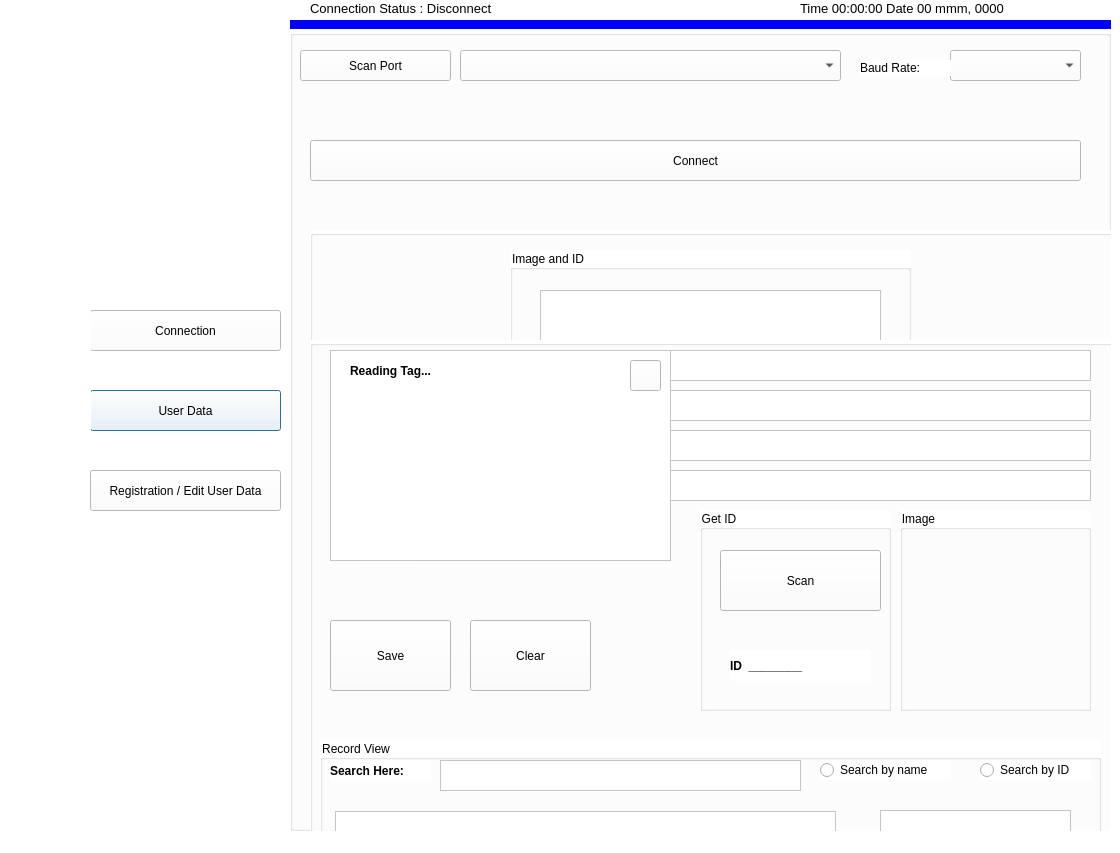
<?xml version="1.0" encoding="UTF-8"?>
<ui version="4.0">
 <class>QDialog</class>
 <widget class="QDialog" name="QDialog">
  <property name="geometry">
   <rect>
    <x>0</x>
    <y>0</y>
    <width>1120</width>
    <height>853</height>
   </rect>
  </property>
  <property name="windowTitle">
   <string>Dialog</string>
  </property>
  <property name="styleSheet">
   <string notr="true">
background-color: rgb(255, 255, 255);</string>
  </property>
  <widget class="QPushButton" name="btnUserData">
   <property name="geometry">
    <rect>
     <x>90</x>
     <y>390</y>
     <width>191</width>
     <height>41</height>
    </rect>
   </property>
   <property name="font">
    <font>
     <pointsize>9</pointsize>
    </font>
   </property>
   <property name="text">
    <string>User Data</string>
   </property>
  </widget>
  <widget class="QGroupBox" name="groupBoxConnection">
   <property name="geometry">
    <rect>
     <x>290</x>
     <y>30</y>
     <width>821</width>
     <height>801</height>
    </rect>
   </property>
   <property name="font">
    <font>
     <pointsize>9</pointsize>
    </font>
   </property>
   <property name="title">
    <string/>
   </property>
   <widget class="QComboBox" name="cbxBaudRate">
    <property name="geometry">
     <rect>
      <x>660</x>
      <y>20</y>
      <width>131</width>
      <height>31</height>
     </rect>
    </property>
    <property name="font">
     <font>
      <pointsize>9</pointsize>
     </font>
    </property>
   </widget>
   <widget class="QComboBox" name="cbxScanPort">
    <property name="geometry">
     <rect>
      <x>170</x>
      <y>20</y>
      <width>381</width>
      <height>31</height>
     </rect>
    </property>
    <property name="font">
     <font>
      <pointsize>9</pointsize>
     </font>
    </property>
   </widget>
   <widget class="QLabel" name="lbBaudRate">
    <property name="geometry">
     <rect>
      <x>570</x>
      <y>30</y>
      <width>91</width>
      <height>16</height>
     </rect>
    </property>
    <property name="font">
     <font>
      <pointsize>9</pointsize>
     </font>
    </property>
    <property name="text">
     <string>Baud Rate:</string>
    </property>
   </widget>
   <widget class="QPushButton" name="btnConnect">
    <property name="geometry">
     <rect>
      <x>20</x>
      <y>110</y>
      <width>771</width>
      <height>41</height>
     </rect>
    </property>
    <property name="font">
     <font>
      <pointsize>9</pointsize>
      <stylestrategy>PreferDefault</stylestrategy>
     </font>
    </property>
    <property name="layoutDirection">
     <enum>Qt::LeftToRight</enum>
    </property>
    <property name="text">
     <string>Connect</string>
    </property>
    <property name="iconSize">
     <size>
      <width>20</width>
      <height>20</height>
     </size>
    </property>
   </widget>
   <widget class="QGroupBox" name="groupBoxUserData">
    <property name="geometry">
     <rect>
      <x>20</x>
      <y>200</y>
      <width>821</width>
      <height>801</height>
     </rect>
    </property>
    <property name="font">
     <font>
      <pointsize>9</pointsize>
     </font>
    </property>
    <property name="title">
     <string/>
    </property>
    <widget class="QGroupBox" name="groupBoxImg">
     <property name="geometry">
      <rect>
       <x>200</x>
       <y>20</y>
       <width>401</width>
       <height>371</height>
      </rect>
     </property>
     <property name="font">
      <font>
       <pointsize>9</pointsize>
      </font>
     </property>
     <property name="title">
      <string>Image and ID</string>
     </property>
     <widget class="QGraphicsView" name="graphicsViewImageData">
      <property name="geometry">
       <rect>
        <x>30</x>
        <y>40</y>
        <width>341</width>
        <height>281</height>
       </rect>
      </property>
      <property name="font">
       <font>
        <pointsize>9</pointsize>
       </font>
      </property>
     </widget>
     <widget class="QLabel" name="lbID">
      <property name="geometry">
       <rect>
        <x>80</x>
        <y>330</y>
        <width>181</width>
        <height>31</height>
       </rect>
      </property>
      <property name="font">
       <font>
        <pointsize>10</pointsize>
        <weight>75</weight>
        <bold>true</bold>
       </font>
      </property>
      <property name="text">
       <string>ID :_____________</string>
      </property>
     </widget>
    </widget>
    <widget class="QGroupBox" name="groupBoxDetailData">
     <property name="geometry">
      <rect>
       <x>40</x>
       <y>410</y>
       <width>741</width>
       <height>371</height>
      </rect>
     </property>
     <property name="font">
      <font>
       <pointsize>9</pointsize>
      </font>
     </property>
     <property name="title">
      <string>Detailed Data</string>
     </property>
     <widget class="QLabel" name="lbName">
      <property name="geometry">
       <rect>
        <x>80</x>
        <y>70</y>
        <width>161</width>
        <height>31</height>
       </rect>
      </property>
      <property name="font">
       <font>
        <pointsize>10</pointsize>
        <weight>75</weight>
        <bold>true</bold>
       </font>
      </property>
      <property name="text">
       <string>Name            :</string>
      </property>
     </widget>
     <widget class="QLabel" name="lbDisplayName">
      <property name="geometry">
       <rect>
        <x>270</x>
        <y>70</y>
        <width>121</width>
        <height>31</height>
       </rect>
      </property>
      <property name="font">
       <font>
        <pointsize>10</pointsize>
        <weight>75</weight>
        <bold>true</bold>
       </font>
      </property>
      <property name="text">
       <string>Waiting...</string>
      </property>
     </widget>
     <widget class="QLabel" name="lbDisplayAddress">
      <property name="geometry">
       <rect>
        <x>270</x>
        <y>130</y>
        <width>121</width>
        <height>31</height>
       </rect>
      </property>
      <property name="font">
       <font>
        <pointsize>10</pointsize>
        <weight>75</weight>
        <bold>true</bold>
       </font>
      </property>
      <property name="text">
       <string>Waiting...</string>
      </property>
     </widget>
     <widget class="QLabel" name="lbAddress">
      <property name="geometry">
       <rect>
        <x>80</x>
        <y>130</y>
        <width>161</width>
        <height>31</height>
       </rect>
      </property>
      <property name="font">
       <font>
        <pointsize>10</pointsize>
        <weight>75</weight>
        <bold>true</bold>
       </font>
      </property>
      <property name="text">
       <string>Address        :</string>
      </property>
     </widget>
     <widget class="QLabel" name="lbDisplayCity">
      <property name="geometry">
       <rect>
        <x>270</x>
        <y>190</y>
        <width>121</width>
        <height>31</height>
       </rect>
      </property>
      <property name="font">
       <font>
        <pointsize>10</pointsize>
        <weight>75</weight>
        <bold>true</bold>
       </font>
      </property>
      <property name="text">
       <string>Waiting...</string>
      </property>
     </widget>
     <widget class="QLabel" name="lbCity">
      <property name="geometry">
       <rect>
        <x>80</x>
        <y>190</y>
        <width>161</width>
        <height>31</height>
       </rect>
      </property>
      <property name="font">
       <font>
        <pointsize>10</pointsize>
        <weight>75</weight>
        <bold>true</bold>
       </font>
      </property>
      <property name="text">
       <string>City               :</string>
      </property>
     </widget>
     <widget class="QLabel" name="lbDisplayCountry">
      <property name="geometry">
       <rect>
        <x>270</x>
        <y>250</y>
        <width>121</width>
        <height>31</height>
       </rect>
      </property>
      <property name="font">
       <font>
        <pointsize>10</pointsize>
        <weight>75</weight>
        <bold>true</bold>
       </font>
      </property>
      <property name="text">
       <string>Waiting...</string>
      </property>
     </widget>
     <widget class="QLabel" name="lbCountry">
      <property name="geometry">
       <rect>
        <x>80</x>
        <y>250</y>
        <width>161</width>
        <height>31</height>
       </rect>
      </property>
      <property name="font">
       <font>
        <pointsize>10</pointsize>
        <weight>75</weight>
        <bold>true</bold>
       </font>
      </property>
      <property name="text">
       <string>Country        :</string>
      </property>
     </widget>
     <widget class="QPushButton" name="btnClear_2">
      <property name="geometry">
       <rect>
        <x>600</x>
        <y>310</y>
        <width>121</width>
        <height>41</height>
       </rect>
      </property>
      <property name="font">
       <font>
        <pointsize>9</pointsize>
        <stylestrategy>PreferDefault</stylestrategy>
       </font>
      </property>
      <property name="layoutDirection">
       <enum>Qt::LeftToRight</enum>
      </property>
      <property name="text">
       <string>Clear</string>
      </property>
      <property name="iconSize">
       <size>
        <width>20</width>
        <height>20</height>
       </size>
      </property>
     </widget>
    </widget>
    <widget class="QGroupBox" name="groupBoxImageID">
     <property name="geometry">
      <rect>
       <x>0</x>
       <y>110</y>
       <width>821</width>
       <height>801</height>
      </rect>
     </property>
     <property name="font">
      <font>
       <pointsize>9</pointsize>
      </font>
     </property>
     <property name="title">
      <string/>
     </property>
     <widget class="QLabel" name="lb_name">
      <property name="geometry">
       <rect>
        <x>20</x>
        <y>10</y>
        <width>61</width>
        <height>31</height>
       </rect>
      </property>
      <property name="font">
       <font>
        <pointsize>10</pointsize>
        <weight>50</weight>
        <bold>false</bold>
       </font>
      </property>
      <property name="text">
       <string>Name</string>
      </property>
     </widget>
     <widget class="QTextEdit" name="textName">
      <property name="geometry">
       <rect>
        <x>130</x>
        <y>10</y>
        <width>651</width>
        <height>31</height>
       </rect>
      </property>
     </widget>
     <widget class="QTextEdit" name="textAddress">
      <property name="geometry">
       <rect>
        <x>130</x>
        <y>50</y>
        <width>651</width>
        <height>31</height>
       </rect>
      </property>
     </widget>
     <widget class="QLabel" name="lb_address">
      <property name="geometry">
       <rect>
        <x>20</x>
        <y>50</y>
        <width>81</width>
        <height>31</height>
       </rect>
      </property>
      <property name="font">
       <font>
        <pointsize>10</pointsize>
        <weight>50</weight>
        <bold>false</bold>
       </font>
      </property>
      <property name="text">
       <string>Address</string>
      </property>
     </widget>
     <widget class="QTextEdit" name="textCity">
      <property name="geometry">
       <rect>
        <x>130</x>
        <y>90</y>
        <width>651</width>
        <height>31</height>
       </rect>
      </property>
     </widget>
     <widget class="QLabel" name="lb_city">
      <property name="geometry">
       <rect>
        <x>20</x>
        <y>90</y>
        <width>61</width>
        <height>31</height>
       </rect>
      </property>
      <property name="font">
       <font>
        <pointsize>10</pointsize>
        <weight>50</weight>
        <bold>false</bold>
       </font>
      </property>
      <property name="text">
       <string>City</string>
      </property>
     </widget>
     <widget class="QTextEdit" name="textCountry">
      <property name="geometry">
       <rect>
        <x>130</x>
        <y>130</y>
        <width>651</width>
        <height>31</height>
       </rect>
      </property>
     </widget>
     <widget class="QLabel" name="lb_country">
      <property name="geometry">
       <rect>
        <x>20</x>
        <y>130</y>
        <width>61</width>
        <height>31</height>
       </rect>
      </property>
      <property name="font">
       <font>
        <pointsize>10</pointsize>
        <weight>50</weight>
        <bold>false</bold>
       </font>
      </property>
      <property name="text">
       <string>Country</string>
      </property>
     </widget>
     <widget class="QGroupBox" name="groupBoxRecordViewRecord">
      <property name="geometry">
       <rect>
        <x>10</x>
        <y>400</y>
        <width>781</width>
        <height>391</height>
       </rect>
      </property>
      <property name="font">
       <font>
        <pointsize>9</pointsize>
       </font>
      </property>
      <property name="title">
       <string>Record View</string>
      </property>
      <widget class="QLabel" name="lb_search">
       <property name="geometry">
        <rect>
         <x>10</x>
         <y>20</y>
         <width>101</width>
         <height>21</height>
        </rect>
       </property>
       <property name="font">
        <font>
         <pointsize>9</pointsize>
         <weight>75</weight>
         <bold>true</bold>
        </font>
       </property>
       <property name="text">
        <string>Search Here:</string>
       </property>
      </widget>
      <widget class="QTextEdit" name="textSearch">
       <property name="geometry">
        <rect>
         <x>120</x>
         <y>20</y>
         <width>361</width>
         <height>31</height>
        </rect>
       </property>
      </widget>
      <widget class="QRadioButton" name="radioName">
       <property name="geometry">
        <rect>
         <x>500</x>
         <y>20</y>
         <width>131</width>
         <height>20</height>
        </rect>
       </property>
       <property name="font">
        <font>
         <pointsize>9</pointsize>
        </font>
       </property>
       <property name="text">
        <string>Search by name</string>
       </property>
      </widget>
      <widget class="QRadioButton" name="radioID">
       <property name="geometry">
        <rect>
         <x>660</x>
         <y>20</y>
         <width>111</width>
         <height>20</height>
        </rect>
       </property>
       <property name="font">
        <font>
         <pointsize>9</pointsize>
        </font>
       </property>
       <property name="text">
        <string>Search by ID</string>
       </property>
      </widget>
      <widget class="QTableView" name="tableViewRecord">
       <property name="geometry">
        <rect>
         <x>15</x>
         <y>71</y>
         <width>501</width>
         <height>291</height>
        </rect>
       </property>
      </widget>
      <widget class="QGraphicsView" name="graphicsViewImage">
       <property name="geometry">
        <rect>
         <x>560</x>
         <y>70</y>
         <width>191</width>
         <height>192</height>
        </rect>
       </property>
      </widget>
     </widget>
     <widget class="QPushButton" name="btnSave">
      <property name="geometry">
       <rect>
        <x>20</x>
        <y>280</y>
        <width>121</width>
        <height>71</height>
       </rect>
      </property>
      <property name="font">
       <font>
        <stylestrategy>PreferDefault</stylestrategy>
       </font>
      </property>
      <property name="layoutDirection">
       <enum>Qt::LeftToRight</enum>
      </property>
      <property name="text">
       <string>Save</string>
      </property>
      <property name="iconSize">
       <size>
        <width>20</width>
        <height>20</height>
       </size>
      </property>
     </widget>
     <widget class="QPushButton" name="btnClear">
      <property name="geometry">
       <rect>
        <x>160</x>
        <y>280</y>
        <width>121</width>
        <height>71</height>
       </rect>
      </property>
      <property name="font">
       <font>
        <stylestrategy>PreferDefault</stylestrategy>
       </font>
      </property>
      <property name="layoutDirection">
       <enum>Qt::LeftToRight</enum>
      </property>
      <property name="text">
       <string>Clear</string>
      </property>
      <property name="iconSize">
       <size>
        <width>20</width>
        <height>20</height>
       </size>
      </property>
     </widget>
     <widget class="QGroupBox" name="groupBoxGetID">
      <property name="geometry">
       <rect>
        <x>390</x>
        <y>170</y>
        <width>191</width>
        <height>201</height>
       </rect>
      </property>
      <property name="font">
       <font>
        <pointsize>9</pointsize>
       </font>
      </property>
      <property name="title">
       <string>Get ID</string>
      </property>
      <widget class="QPushButton" name="btnScan">
       <property name="geometry">
        <rect>
         <x>20</x>
         <y>40</y>
         <width>161</width>
         <height>61</height>
        </rect>
       </property>
       <property name="font">
        <font>
         <stylestrategy>PreferDefault</stylestrategy>
        </font>
       </property>
       <property name="layoutDirection">
        <enum>Qt::LeftToRight</enum>
       </property>
       <property name="text">
        <string>Scan</string>
       </property>
       <property name="iconSize">
        <size>
         <width>20</width>
         <height>20</height>
        </size>
       </property>
      </widget>
      <widget class="QLabel" name="lb_ID">
       <property name="geometry">
        <rect>
         <x>30</x>
         <y>140</y>
         <width>141</width>
         <height>31</height>
        </rect>
       </property>
       <property name="font">
        <font>
         <pointsize>9</pointsize>
         <weight>75</weight>
         <bold>true</bold>
        </font>
       </property>
       <property name="text">
        <string>ID  ________</string>
       </property>
      </widget>
     </widget>
     <widget class="QGroupBox" name="groupBoxImage">
      <property name="geometry">
       <rect>
        <x>590</x>
        <y>170</y>
        <width>191</width>
        <height>201</height>
       </rect>
      </property>
      <property name="font">
       <font>
        <pointsize>9</pointsize>
       </font>
      </property>
      <property name="title">
       <string>Image</string>
      </property>
     </widget>
     <widget class="QLabel" name="label">
      <property name="geometry">
       <rect>
        <x>50</x>
        <y>210</y>
        <width>55</width>
        <height>16</height>
       </rect>
      </property>
      <property name="text">
       <string/>
      </property>
      <property name="pixmap">
       <pixmap>../picture/iconfinder_Computer__Computer_Hardware_USB_Port_Connection_4064143.png</pixmap>
      </property>
     </widget>
     <widget class="QGraphicsView" name="graphicsViewImage_2">
      <property name="geometry">
       <rect>
        <x>20</x>
        <y>10</y>
        <width>341</width>
        <height>211</height>
       </rect>
      </property>
     </widget>
     <widget class="QLabel" name="lb_search_2">
      <property name="geometry">
       <rect>
        <x>40</x>
        <y>20</y>
        <width>111</width>
        <height>21</height>
       </rect>
      </property>
      <property name="font">
       <font>
        <pointsize>9</pointsize>
        <weight>75</weight>
        <bold>true</bold>
       </font>
      </property>
      <property name="text">
       <string>Reading Tag...</string>
      </property>
     </widget>
     <widget class="QPushButton" name="btnClear_3">
      <property name="geometry">
       <rect>
        <x>320</x>
        <y>20</y>
        <width>31</width>
        <height>31</height>
       </rect>
      </property>
      <property name="font">
       <font>
        <stylestrategy>PreferDefault</stylestrategy>
       </font>
      </property>
      <property name="layoutDirection">
       <enum>Qt::LeftToRight</enum>
      </property>
      <property name="text">
       <string/>
      </property>
      <property name="icon">
       <iconset>
        <normaloff>../picture/image_tools/iconfinder_Button_Close-01_1221894.png</normaloff>../picture/image_tools/iconfinder_Button_Close-01_1221894.png</iconset>
      </property>
      <property name="iconSize">
       <size>
        <width>20</width>
        <height>20</height>
       </size>
      </property>
     </widget>
    </widget>
   </widget>
   <widget class="QPushButton" name="btnScanPort">
    <property name="geometry">
     <rect>
      <x>10</x>
      <y>20</y>
      <width>151</width>
      <height>31</height>
     </rect>
    </property>
    <property name="font">
     <font>
      <pointsize>9</pointsize>
     </font>
    </property>
    <property name="text">
     <string>Scan Port</string>
    </property>
   </widget>
  </widget>
  <widget class="QPushButton" name="btnEditData">
   <property name="geometry">
    <rect>
     <x>90</x>
     <y>470</y>
     <width>191</width>
     <height>41</height>
    </rect>
   </property>
   <property name="font">
    <font>
     <pointsize>9</pointsize>
    </font>
   </property>
   <property name="text">
    <string>Registration / Edit User Data</string>
   </property>
  </widget>
  <widget class="QPushButton" name="btnConnection">
   <property name="geometry">
    <rect>
     <x>90</x>
     <y>310</y>
     <width>191</width>
     <height>41</height>
    </rect>
   </property>
   <property name="font">
    <font>
     <pointsize>9</pointsize>
     <stylestrategy>PreferDefault</stylestrategy>
    </font>
   </property>
   <property name="layoutDirection">
    <enum>Qt::LeftToRight</enum>
   </property>
   <property name="text">
    <string>Connection</string>
   </property>
   <property name="iconSize">
    <size>
     <width>20</width>
     <height>20</height>
    </size>
   </property>
  </widget>
  <widget class="QLabel" name="label_2">
   <property name="geometry">
    <rect>
     <x>-10</x>
     <y>10</y>
     <width>291</width>
     <height>281</height>
    </rect>
   </property>
   <property name="text">
    <string/>
   </property>
   <property name="pixmap">
    <pixmap>../picture/image_tools/image.jpg</pixmap>
   </property>
   <property name="scaledContents">
    <bool>true</bool>
   </property>
  </widget>
  <widget class="QLabel" name="label_3">
   <property name="geometry">
    <rect>
     <x>40</x>
     <y>310</y>
     <width>51</width>
     <height>41</height>
    </rect>
   </property>
   <property name="text">
    <string/>
   </property>
   <property name="pixmap">
    <pixmap>../picture/image_tools/usb.png</pixmap>
   </property>
   <property name="scaledContents">
    <bool>true</bool>
   </property>
  </widget>
  <widget class="QLabel" name="label_4">
   <property name="geometry">
    <rect>
     <x>50</x>
     <y>390</y>
     <width>41</width>
     <height>41</height>
    </rect>
   </property>
   <property name="text">
    <string/>
   </property>
   <property name="pixmap">
    <pixmap>../picture/image_tools/icon_infor.png</pixmap>
   </property>
   <property name="scaledContents">
    <bool>true</bool>
   </property>
  </widget>
  <widget class="QLabel" name="label_5">
   <property name="geometry">
    <rect>
     <x>40</x>
     <y>470</y>
     <width>41</width>
     <height>41</height>
    </rect>
   </property>
   <property name="text">
    <string/>
   </property>
   <property name="pixmap">
    <pixmap>../picture/image_tools/icon_write_infor.png</pixmap>
   </property>
   <property name="scaledContents">
    <bool>true</bool>
   </property>
  </widget>
  <widget class="QLabel" name="lb_select">
   <property name="geometry">
    <rect>
     <x>-10</x>
     <y>300</y>
     <width>51</width>
     <height>61</height>
    </rect>
   </property>
   <property name="text">
    <string/>
   </property>
   <property name="pixmap">
    <pixmap>../picture/image_tools/icon_select.jpg</pixmap>
   </property>
   <property name="scaledContents">
    <bool>true</bool>
   </property>
  </widget>
  <widget class="QLabel" name="lbConnectionStatus">
   <property name="geometry">
    <rect>
     <x>310</x>
     <y>0</y>
     <width>251</width>
     <height>16</height>
    </rect>
   </property>
   <property name="font">
    <font>
     <pointsize>10</pointsize>
    </font>
   </property>
   <property name="text">
    <string>Connection Status : Disconnect</string>
   </property>
  </widget>
  <widget class="QLabel" name="lbConnectImage">
   <property name="geometry">
    <rect>
     <x>560</x>
     <y>0</y>
     <width>21</width>
     <height>20</height>
    </rect>
   </property>
   <property name="text">
    <string/>
   </property>
   <property name="pixmap">
    <pixmap>../picture/image_tools/Disconnect.png</pixmap>
   </property>
   <property name="scaledContents">
    <bool>true</bool>
   </property>
  </widget>
  <widget class="QLabel" name="label_8">
   <property name="geometry">
    <rect>
     <x>800</x>
     <y>0</y>
     <width>301</width>
     <height>16</height>
    </rect>
   </property>
   <property name="font">
    <font>
     <pointsize>10</pointsize>
    </font>
   </property>
   <property name="text">
    <string>Time 00:00:00 Date 00 mmm, 0000</string>
   </property>
  </widget>
  <widget class="QLabel" name="lbBorder">
   <property name="geometry">
    <rect>
     <x>290</x>
     <y>20</y>
     <width>821</width>
     <height>9</height>
    </rect>
   </property>
   <property name="styleSheet">
    <string notr="true">background-color: rgb(0, 0, 255);</string>
   </property>
   <property name="text">
    <string/>
   </property>
  </widget>
 </widget>
 <resources/>
 <connections/>
</ui>
